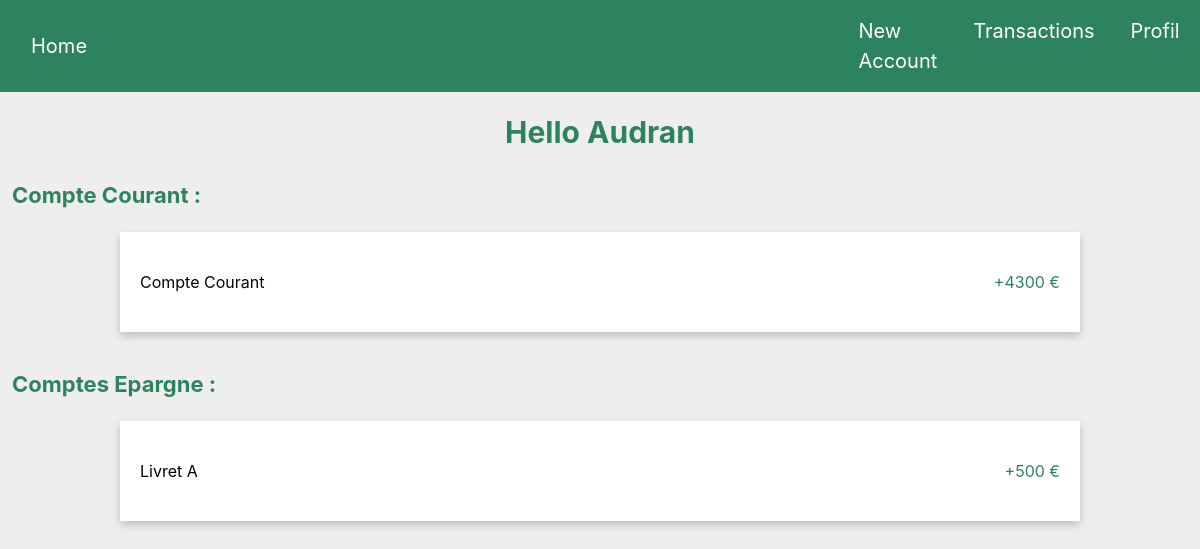
Page / (signed in) on the earlier database version.
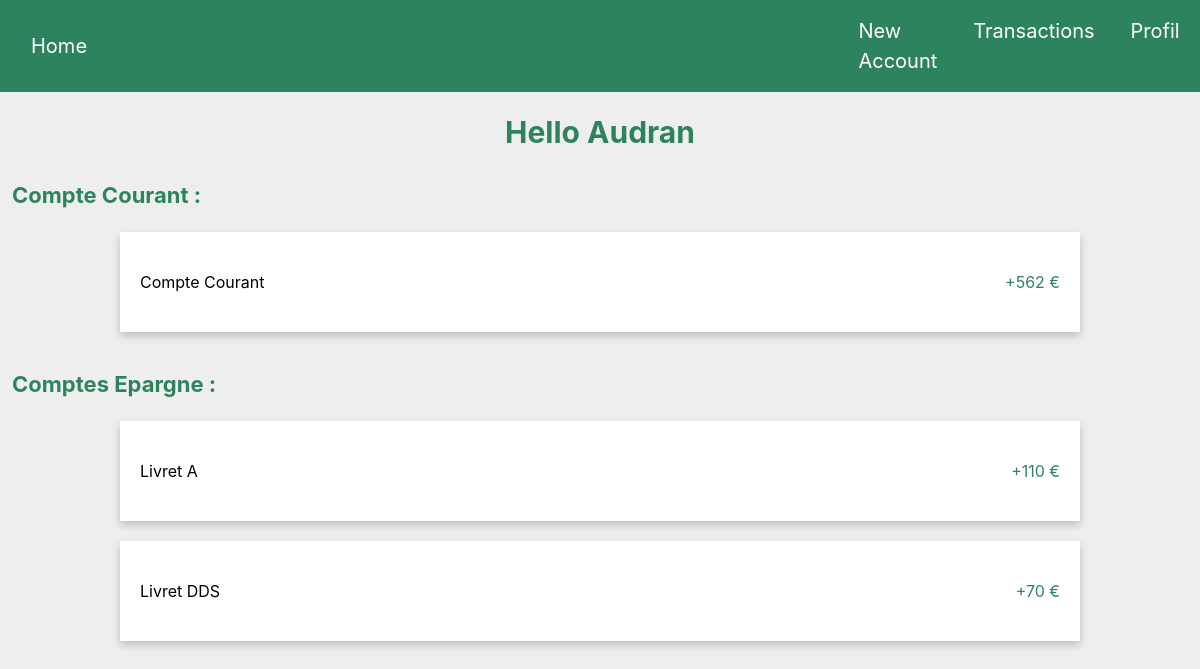
Same page on the later database version.
### tables this page shows
CREATE TABLE Accounts (
            id_account INTEGER PRIMARY KEY AUTOINCREMENT,
            id_user INTEGER NOT NULL,
            cart_nb INTEGER,
            name TEXT NOT NULL,
            solde INTEGER NOT NULL,
            creation_date DATE NOT NULL,
            end_date DATE,
            FOREIGN KEY (id_user) REFERENCES Users(id_user)
        );

### views.py (the view)
@app.route('/', methods=['GET', 'POST'])
def index():
    user = None
    account = None
    accounts = None
    credits = None
    debits = None
    monthly_saving = None
    transactions = None
    credits_for_year = None
    debits_for_year = None
    accounts_list = None
    if 'user_id' in session:
        user = Users.get_user_by_id(session['user_id'])
        if user != None:
            account = Accounts.get_account_by_user_and_name(user.id_user, "Compte courant")
            accounts = Accounts.get_accounts_by_user(user.id_user)
            credits = Transactions.get_credit_by_user(user.id_user)
            debits = Transactions.get_debit_by_user(user.id_user)
            transactions = Transactions.get_transactions_by_user(user.id_user)
            monthly_saving = Monthly_saving.get_monthly_saving_by_account_by_user(user.id_user, "Compte courant")
            credits_for_year = json.dumps(Transactions.get_credit_by_mounth(user.id_user))
            debits_for_year = json.dumps(Transactions.get_debit_by_mounth(user.id_user))
    return render_template('index.html', account=account, user=user, accounts=accounts,
                           credits=credits, debits=debits, transactions=transactions,
                           monthly_saving=monthly_saving, credits_for_year=credits_for_year,
                           debits_for_year=debits_for_year, accounts_list=accounts_list)

### models.py (called while the page is built)
    def get_user_by_id(id_user):
        conn = sqlite3.connect('app.db')
        cursor = conn.cursor()
        cursor.execute('SELECT * FROM Users WHERE id_user = ?', (id_user,))
        user = cursor.fetchone()
        if user != None:
            new_user = Users(user[0], user[1], user[2], user[3], user[4], user[5], user[6], user[7], user[8], user[9])
            return new_user
        else:
            return None

    def get_accounts_by_user(id_user):
        conn = sqlite3.connect('app.db')
        cursor = conn.cursor()
        cursor.execute('SELECT * FROM Accounts WHERE id_user = ? ORDER BY id_account ASC', (id_user,))
        accounts = cursor.fetchall()
        new_accounts = []
        for index, account in enumerate(accounts):
            cursor.execute('SELECT * FROM Transactions WHERE id_account = ? ORDER BY transaction_date DESC', (account[0],))
            transactions = cursor.fetchall()
            new_account = Accounts(
                account[0], account[1], account[2], account[3], account[4],
                account[5], account[6], transactions
            )
            new_accounts.append(new_account)
        conn.close()
        return new_accounts

### templates/index.html (shortened to what this page needs)
<!DOCTYPE html>
<html lang="en">
<head>
    <link rel="stylesheet" href="https://stackpath.bootstrapcdn.com/bootstrap/4.3.1/css/bootstrap.min.css">
    <link rel="stylesheet" href="../static/style.css">
</head>
<body>
    {% if user %}
    <nav class="navbar navbar-expand-lg bg-body-tertiary">
        <div class="container-fluid">
          <a class="navbar-brand" href="{{url_for('index')}}">Home</a>
          <div class="collapse navbar-collapse" id="navbarNavAltMarkup">
            <div class="navbar-nav">
                <a class="nav-link" href="{{url_for('create_account')}}">New Account</a>
                <a class="nav-link" href="{{url_for('transactions')}}">Transactions</a>
                <a class="nav-link" href="{{url_for('profile')}}">Profil</a>
            </div>
          </div>
        </div>
    </nav>
    <div>
        <div class="username">Hello {{ user.first_name }}</div>
        <div id="affichage">Compte Courant :</div>
        <button class="current-account-btn">
            <p class="epargne-name">Compte Courant</p>
            <p class="epargne-solde">+{{ accounts[0].solde }} €</p>
        </button>
        <div id="affichage">Comptes Epargne :</div>
        {% for account in accounts %}
        {% if account.name != "Compte courant" %}
        <button class="epargne-account" onclick="showInputs()">
            <p class="epargne-name">{{ account.name }}</p>
            <p class="epargne-solde">+{{ account.solde }} €</p>
        </button>
        {% endif %}
        {% endfor %}
    {% endif %}
</body>
</html>

Differences in the rows shown:
changed Accounts (number 1 of 3 on the later page): solde "4300" → "562"
changed Accounts "Livret A": solde "500" → "110"
now on this page (row edited): Accounts: name "Livret DDS", solde "70"
